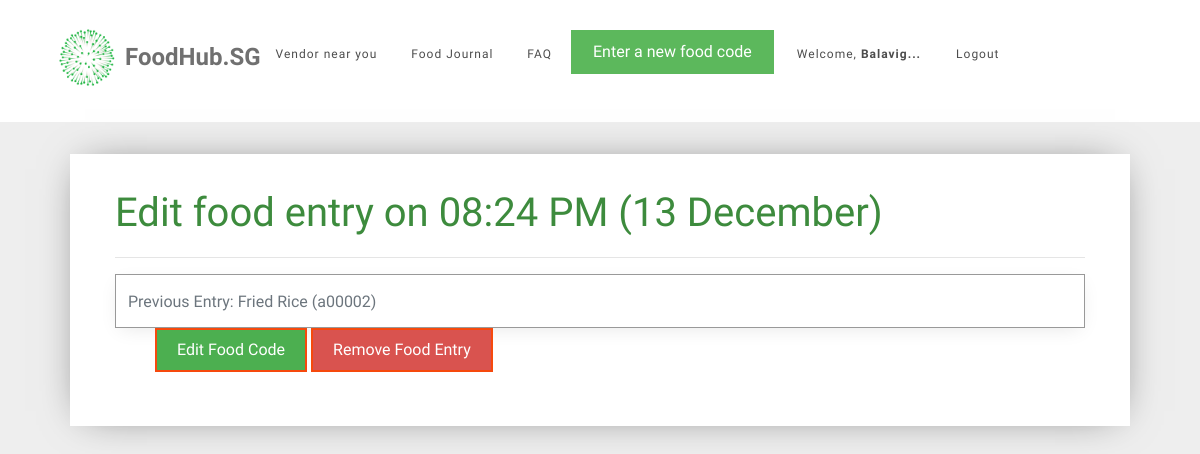
The app's page /1/edit_food (signed in), older data.
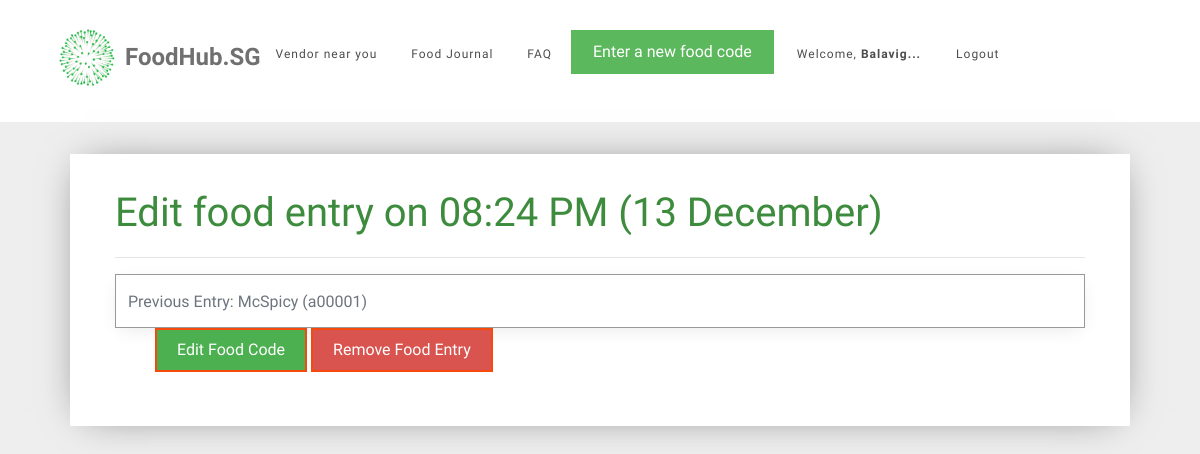
The same page, newer data.
### tables this page shows
CREATE TABLE "food_entry" (
	`id`	INTEGER PRIMARY KEY AUTOINCREMENT,
	`creator_id`	INTEGER NOT NULL,
	`created`	TIMESTAMP NOT NULL DEFAULT (datetime('now','localtime')),
	`food_code`	VARCHAR ( 6 ) NOT NULL,
	`food_name`	TEXT NOT NULL,
	`calories`	INT NOT NULL,
	FOREIGN KEY(`creator_id`) REFERENCES `user`(`id`)
);

### foodhubsg/food.py (the view, shortened to what this page needs)
@bp.route('/<int:id>/edit_food', methods=('GET', 'POST'))
@login_required
def edit_food(id):
    db = get_db()
    food_entry = get_food_entry(id)
    old_food_name = food_entry['food_name']
    old_food_code = food_entry['food_code']
    return render_template('food/edit_food.html', food_entry=food_entry)

### foodhubsg/auth.py (called while the page is built)
def login_required(view):
    @functools.wraps(view)
    def wrapped_view(**kwargs):
        if g.user is None:
            return redirect(url_for('auth.login'))
        return view(**kwargs)
    return wrapped_view

@bp.before_app_request
def load_logged_in_user():
    user_id = session.get('user_id')
    if user_id is None:
        g.user = None
    else:
        g.user = get_db().execute(
            'SELECT * FROM user WHERE id = ?', (user_id,)
        ).fetchone()

### foodhubsg/db.py (called while the page is built)
def get_db():
    if 'db' not in g:
        g.db = sqlite3.connect(
            current_app.config['DATABASE'],
            detect_types=sqlite3.PARSE_DECLTYPES
        )
        g.db.row_factory = sqlite3.Row
    return g.db

### foodhubsg/food.py (called while the page is built)
def get_food_entry(id, check_user=True):
    db = get_db()
    food_entry = db.execute(
        'SELECT f.id, creator_id, food_name, created, calories, food_code, email'
        ' FROM food_entry f JOIN user u ON f.creator_id = u.id'
        ' WHERE f.id = ?',
        (id,),
    ).fetchone()
    if food_entry is None:
        abort(404, "That food entry (ID: {0}) doesn't exist".format(id))
    if check_user and food_entry['creator_id'] != g.user['id']:
        abort(403)
    return food_entry

### foodhubsg/templates/food/edit_food.html (shortened to what this page needs)
{% extends 'base.html' %}
{% block content %}
<div id="colorlib-container">
    <div class="container">
        <div class="box1">
        <div class="row row-pb-md">
            <div class="col-md-12">
                <form id="edit-food" action="" method="post">
                    <header id="summary-header">
                        <h1 class="font_color">Edit food entry on {{ food_entry['created'].strftime('%I:%M %p (%d %B)') }}</h1>
                        <hr>
                    </header>
                    <input name="code" id="code" class="form-control" value="{{ request.form['code'] }}" placeholder="Previous Entry: {{ food_entry['food_name'] }} ({{ food_entry['food_code'] }})">
                    <div class="row form-group" id="register-button">
                        <input type="submit" value="Edit Food Code" name="action" class="btn btn-primary" style="background-color: #4CAF50;">
                        <input type="submit" value="Remove Food Entry" name="action" onclick="remove_confirm()" class="btn btn-primary" style="background-color: #d9534f;">
                    </div>
                </form>
            </div>
        </div>
        </div>
    </div>
</div>
{% endblock %}

### foodhubsg/templates/base.html (shortened to what this page needs)
<!doctype html>
<link rel="stylesheet" href="https://cdnjs.cloudflare.com/ajax/libs/font-awesome/4.7.0/css/font-awesome.min.css">
<link rel="stylesheet" href="https://stackpath.bootstrapcdn.com/bootstrap/4.1.3/css/bootstrap.min.css">
<link rel="stylesheet" href="../static/css/animate.css">
<link rel="stylesheet" href="../static/css/icomoon.css">
<link rel="stylesheet" href="../static/css/magnific-popup.css">
<link rel="stylesheet" href="../static/css/flexslider.css">
<link rel="stylesheet" href="../static/css/owl.carousel.min.css">
<link rel="stylesheet" href="../static/css/owl.theme.default.min.css">
<link rel="stylesheet" href="../static/css/style.css">
    {% if g.user %}
        <div id="page">
            <nav class="colorlib-nav" role="navigation">
                <div class="top-menu">
                    <div class="container">
                        <div class="row">
                            <div class="col-xs-2">
                                <div id="colorlib-logo">
                                    <img src="../static/images/healthhub-logo.png" width="65px" height="65px"; align="left"><a href="{{ url_for('index') }}"><p id="webname">FoodHub.SG</p></a>
                                </div>
                            </div>
                            <div class="col-xs-10 text-right menu-1" id="navbar-stuff">
                                <ul>
                                    <li><a href="{{ url_for('vendors.vendors') }}">Vendor near you</a></li>
                                    <li><a href="{{ url_for('food.food_journal') }}">Food Journal</a></li>
                                    <li><a href="{{ url_for('food.faq') }}">FAQ</a></li>
                                    <a href="{{ url_for('food.food_journal') }}"><button type="button" class="btn btn-success">Enter a new food code</button></a>
                                    <li id="user-profile"><a href="{{ url_for('user.user_settings')}}">Welcome, <span id="nav-name">{{ g.user['name'] }}!</span></a> <a href="{{ url_for('auth.logout') }}">Logout</a></li>
                                </ul>
                            </div>
                        </div>
                    </div>
                </div>
            </nav>
    {% endif %}
<section class="content">
    {% block content %}{% endblock %}
</section>
</div>

### foodhubsg/static/css/style.css (style rules this page uses)
#register-button { padding-left: 55px; }
.box1 { background: #ffffff; padding: 20px; box-shadow: 0 0 40px -15px rgba(0,0,0,0.75); }
#webname { margin-left: 70px; padding-top: 12px; }
.font_color { color: #3d8b3d; }
#page { position: relative; overflow-x: hidden; width: 100%; height: 100%; -webkit-transition: 0.5s; -o-transition: 0.5s; transition: 0.5s; }
a { color: #F6490D; -webkit-transition: 0.5s; -o-transition: 0.5s; transition: 0.5s; }
p { margin-bottom: 20px; }
h1, h2, h3, h4, h5, h6, figure { color: #707070; font-weight: 400; margin: 0 0 20px 0; }
.colorlib-nav .top-menu { padding: 25px 0; background: #ffffff; }
.colorlib-nav #colorlib-logo { font-size: 24px; margin: 0; padding: 0; line-height: 40px; font-weight: 700; }
.colorlib-nav #colorlib-logo a { position: relative; color: #707070; }
.colorlib-nav ul { padding: 0; margin: 5px 0 0 0; }
.colorlib-nav ul li { padding: 0; margin: 0; list-style: none; display: inline; font-weight: 400; letter-spacing: 1px; }
.colorlib-nav ul li a { position: relative; font-size: 12px; padding: 10px 15px; color: rgba(0, 0, 0, 0.7); -webkit-transition: 0.5s; -o-transition: 0.5s; transition: 0.5s; }
#colorlib-container, #colorlib-instagram, #colorlib-about, #colorlib-contact, #colorlib-footer { padding: 2em 0; clear: both; }
.content { display: block; }
.form-control { -webkit-box-shadow: none; -moz-box-shadow: none; -ms-box-shadow: none; -o-box-shadow: none; box-shadow: none; border: none; font-size: 16px !important; font-weight: 300; -webkit-border-radius: 0px; -moz-border-radius: 0px; -ms-border-radius: 0px; border-radius: 0px; }
.form-group { margin-bottom: 10px; }
.btn { margin-right: 4px; margin-bottom: 4px; font-size: 16px; font-weight: 400; -webkit-border-radius: 30px; -moz-border-radius: 30px; -ms-border-radius: 30px; border-radius: 30px; -webkit-transition: 0.5s; -o-transition: 0.5s; transition: 0.5s; padding: 8px 20px; }
.btn-primary { background: #F6490D; color: #fff; border: 2px solid #F6490D; }
.btn-success { background: #5cb85c; color: #fff; border: 2px solid #5cb85c; }
.form-control { -webkit-box-shadow: none; box-shadow: none; background: transparent; border: 1px solid rgba(0, 0, 0, 0.1); height: 54px; font-size: 18px; font-weight: 300; }
.row-pb-md { padding: 2em !important; }
#navbar-stuff { float: right; }
.btn-primary { border-radius: 0; }
.btn { border-radius: 0; }
.form-control { border-width: 0.2px; border-color: #999999; box-shadow: 0 5px 20px -5px rgba(0,0,0,0.1); }
.box1 { background: #ffffff; padding: 0.5em; margin-bottom: 3em; box-shadow: 0 0 40px -15px rgba(0,0,0,0.6); }
.row.row-pb-md { margin: -5px -10px 0 -10px; }
.container { padding-right: 2.5em; padding-left: 2.5em; }
#nav-name { font-weight: bold; }

### foodhubsg/templates/base.html (style rules this page uses)
#webname { margin-left: 70px; padding-top: 12px; }

Row changes from the older to the newer data that the page shows:
changed food_entry "08:24 PM (13 December)": code "Previous Entry: Fried Rice (a00002)" → "Previous Entry: McSpicy (a00001)"
